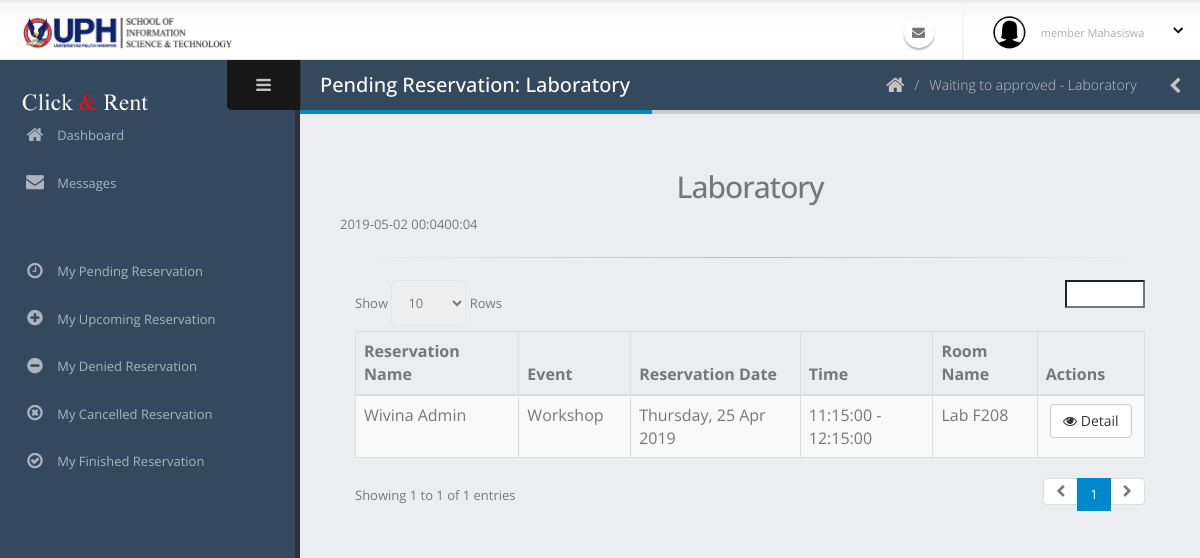
The app's page /admin/pendingLab.php, older data.
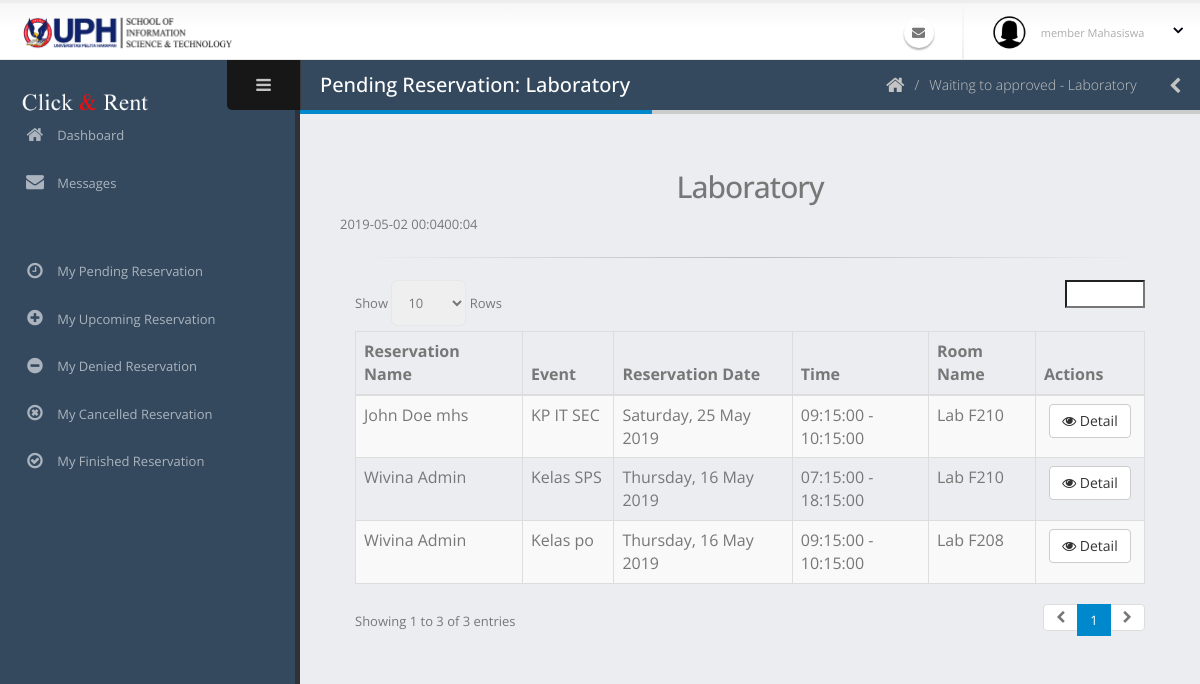
The same page, newer data.
### tables this page shows
CREATE TABLE `peminjaman` (
  `id_peminjaman` varchar(40) NOT NULL COMMENT 'PJ-0',
  `tanggal_peminjaman` date NOT NULL,
  `id_ruangan` varchar(40) NOT NULL,
  `waktu_mulai` time NOT NULL,
  `waktu_selesai` time NOT NULL,
  `id_pengguna` varchar(40) NOT NULL,
  `acara` varchar(70) NOT NULL,
  `jumlah_peserta` int(11) NOT NULL,
  `id_kategoriAcara` int(11) NOT NULL,
  `deskripsi_acara` text NOT NULL,
  `status_peminjaman` int(11) NOT NULL COMMENT '0:TUNGGU APPROVE, 1:APPROVED, 3:SELESAI, 4:TIDAK APPROVE 5:DIBATALKAN 6:TIMEOUT',
  `user_add` varchar(40) NOT NULL,
  `waktu_add` datetime NOT NULL,
  `user_edit` varchar(40) NOT NULL,
  `waktu_edit` datetime NOT NULL,
  `user_delete` varchar(40) NOT NULL,
  `waktu_delete` datetime NOT NULL,
  `status_delete` int(11) NOT NULL
);

CREATE TABLE `pengguna` (
  `id_pengguna` varchar(40) NOT NULL COMMENT 'USER-0',
  `email` varchar(50) NOT NULL,
  `kata_sandi` text NOT NULL,
  `nama_lengkap` varchar(60) NOT NULL,
  `jenis_kelamin` char(1) NOT NULL,
  `tanggal_lahir` date NOT NULL,
  `alamat` text NOT NULL,
  `no_hp` varchar(20) NOT NULL,
  `tanggal_masuk` date NOT NULL,
  `status_pengguna` int(11) NOT NULL COMMENT '1: SUPER ADMIN, 2: ADMIN, 3: MEMBER DOSEN, 4:MEMBER MAHASISWA',
  `status_daftar` int(11) NOT NULL COMMENT '0 =TIDAK AKTIF, 1=MENUNGGU APPROVE, 2=AKTIF, 3=DITOLAK',
  `user_add` varchar(40) NOT NULL,
  `waktu_add` datetime NOT NULL,
  `user_edit` varchar(40) NOT NULL,
  `waktu_edit` datetime NOT NULL,
  `user_delete` varchar(40) NOT NULL,
  `waktu_delete` datetime NOT NULL,
  `status_delete` int(11) NOT NULL
);

CREATE TABLE `ruangan` (
  `id_ruangan` varchar(40) NOT NULL COMMENT 'R-0',
  `nama_ruangan` varchar(60) NOT NULL,
  `jenis_ruangan` int(11) NOT NULL COMMENT '1:LABORATORY, 2: MEETING ROOM',
  `gedung_lantai` varchar(20) NOT NULL,
  `kapasitas` int(11) NOT NULL,
  `deskripsi` text NOT NULL,
  `user_add` varchar(40) NOT NULL,
  `waktu_add` datetime NOT NULL,
  `user_edit` varchar(40) NOT NULL,
  `waktu_edit` datetime NOT NULL,
  `user_delete` varchar(40) NOT NULL,
  `waktu_delete` datetime NOT NULL,
  `status_delete` int(11) NOT NULL
);

### admin/pendingLab.php (the view, shortened to what this page needs)
<?php include('../koneksi.php'); ?>
<?php include('req/head.php');?>
<?php include('req/header.php');?>
<?php include('req/leftbar.php');?>
	<section role="main" class="content-body">
		<header class="page-header">
			<h2>Pending Reservation: Laboratory</h2>
			<div class="right-wrapper pull-right">
				<ol class="breadcrumbs">
					<li>
						<a href="index.php">
							<i class="fa fa-home"></i>
						</a>
					</li>
					<li>
                        <a href="peminjamanPending.php">
                            <span>Waiting to approved  - Laboratory</span>
                        </a>
                    </li>
				</ol>
				<a class="sidebar-right-toggle" data-open="sidebar-right"><i class="fa fa-chevron-left"></i></a>
			</div>
		</header>
		<h2 style="text-align:center">Laboratory</h2>
		<?php
		$harini = date("Y-m-d H:i");
		$jamini = date("H:i");
		echo $harini;
		echo $jamini;
		?>
<div class="container-fluid">
	<hr>
	<table  class="table table-bordered table-striped mb-none" id="datatable-default">
		<thead>
			<tr>
				<th>Reservation Name</th>
                <th>Event</th>
				<th>Reservation Date</th>
				<th>Time</th>
				<th>Room Name</th>
				<th>Actions</th>
			</tr>
		</thead>
		<tbody>
		<?php
			$query = mysqli_query($koneksi, "SELECT * from peminjaman JOIN pengguna JOIN ruangan ON pengguna.id_pengguna = peminjaman.id_pengguna AND ruangan.id_ruangan = peminjaman.id_ruangan WHERE ruangan.jenis_ruangan='1' AND status_peminjaman='0' ORDER BY peminjaman.waktu_add DESC");
			while($data=mysqli_fetch_array($query)){
			?>
			<tr>
				<td><?php echo $data['nama_lengkap']?></td>
				<td><?php echo $data['acara']?></td>
				<td><?php echo date("l, d M Y",strtotime($data['tanggal_peminjaman']))?></td>
				<td><?php echo $data['waktu_mulai'] . " - " . $data['waktu_selesai']?></td>
                <td><?php echo $data['nama_ruangan']?></td>
				<td class="text-center">
					<a class="btn btn-default" href="detailPeminjamanTunggu.php?idpeminjaman=<?php echo $data['id_peminjaman'];?>"><i class='fa fa-eye'></i> Detail
					</a>
				</td>
			</tr>
			<?php } ?>
		</tbody>
	</table>
</div>
<?php include('req/endtitle.php');?>
<?php include('req/script.php');?>

Row changes from the older to the newer data that the page shows:
no longer on this page (row edited): peminjaman: id_pengguna.nama_lengkap "Wivina Admin", acara "Workshop", tanggal_peminjaman "Thursday, 25 Apr 2019", waktu_mulai "11:15:00", waktu_selesai "12:15:00", id_ruangan.nama_ruangan "Lab F208"
added peminjaman: id_pengguna.nama_lengkap "Wivina Admin", acara "Kelas SPS", tanggal_peminjaman "Thursday, 16 May 2019", waktu_mulai "07:15:00", waktu_selesai "18:15:00", id_ruangan.nama_ruangan "Lab F210"
added peminjaman: id_pengguna.nama_lengkap "Wivina Admin", acara "Kelas po", tanggal_peminjaman "Thursday, 16 May 2019", waktu_mulai "09:15:00", waktu_selesai "10:15:00", id_ruangan.nama_ruangan "Lab F208"
added peminjaman: id_pengguna.nama_lengkap "John Doe mhs", acara "KP IT SEC", tanggal_peminjaman "Saturday, 25 May 2019", waktu_mulai "09:15:00", waktu_selesai "10:15:00", id_ruangan.nama_ruangan "Lab F210"
Text that changed along with them:
text written by a page script: "Show Rows Showing 1 to 1 of 1 entries 1" → "Show Rows Showing 1 to 3 of 3 entries 1"
